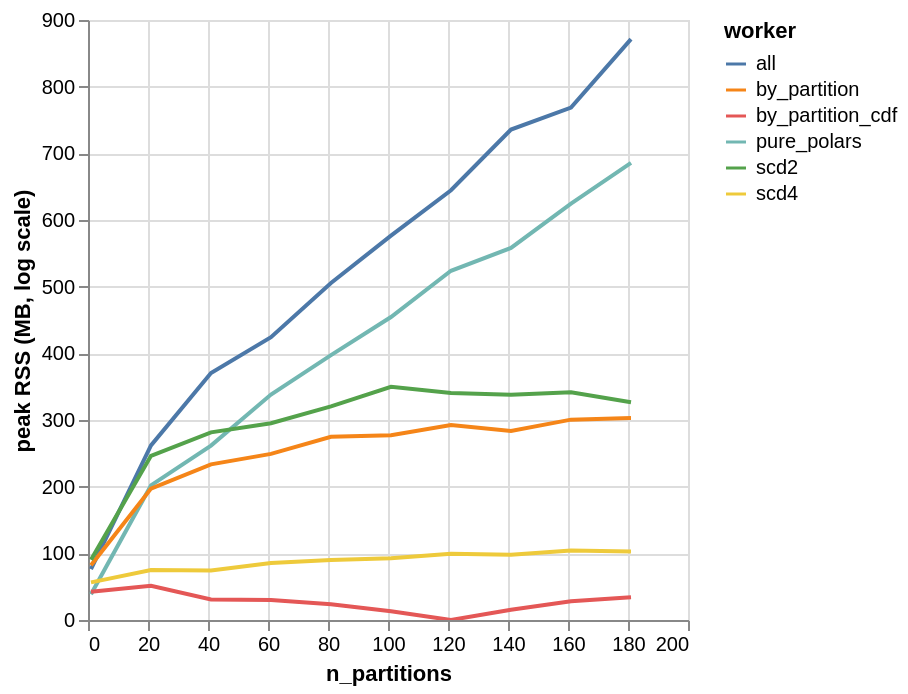

The cell this chart's notebook holds for it:
### Code cell
import altair as alt

results_df.plot.line().encode(
    x=alt.X("n_partitions", title="n_partitions"),
    y=alt.Y("peak_rss_mb", title="peak RSS (MB, log scale)"),
    color="worker",
)

### Figure 1 — Vega-Lite specification as saved in the notebook (floating-point values rounded to 4 significant figures)
{"config": {"view": {"continuousWidth": 300, "continuousHeight": 300}}, "data": {"name": "data-d46b2c2ff8d7284430ddf61f6ac2b223"}, "mark": {"type": "line", "tooltip": true}, "encoding": {"color": {"field": "worker", "type": "nominal"}, "x": {"field": "n_partitions", "title": "n_partitions", "type": "quantitative"}, "y": {"field": "peak_rss_mb", "title": "peak RSS (MB, log scale)", "type": "quantitative"}}, "params": [{"name": "param_1e9efca18e7a2868", "select": {"type": "interval", "encodings": ["x", "y"]}, "bind": "scales"}], "$schema": "https://vega.github.io/schema/vega-lite/v6.4.1.json", "datasets": {"data-d46b2c2ff8d7284430ddf61f6ac2b223": [{"peak_rss_mb": 38.73, "dataset_size_mb": 2.289, "worker": "pure_polars", "n_partitions": 1, "rows_per_partition": 100000}, {"peak_rss_mb": 76.33, "dataset_size_mb": 2.289, "worker": "all", "n_partitions": 1, "rows_per_partition": 100000}, {"peak_rss_mb": 82.28, "dataset_size_mb": 2.289, "worker": "by_partition", "n_partitions": 1, "rows_per_partition": 100000}, {"peak_rss_mb": 90.42, "dataset_size_mb": 2.289, "worker": "scd2", "n_partitions": 1, "rows_per_partition": 100000}, {"peak_rss_mb": 56.41, "dataset_size_mb": 2.289, "worker": "scd4", "n_partitions": 1, "rows_per_partition": 100000}, {"peak_rss_mb": 42.3, "dataset_size_mb": 2.003, "worker": "by_partition_cdf", "n_partitions": 1, "rows_per_partition": 100000}, {"peak_rss_mb": 201.9, "dataset_size_mb": 49.11, "worker": "pure_polars", "n_partitions": 21, "rows_per_partition": 100000}, {"peak_rss_mb": 262.0, "dataset_size_mb": 49.11, "worker": "all", "n_partitions": 21, "rows_per_partition": 100000}, {"peak_rss_mb": 197.2, "dataset_size_mb": 49.11, "worker": "by_partition", "n_partitions": 21, "rows_per_partition": 100000}, {"peak_rss_mb": 246.3, "dataset_size_mb": 49.11, "worker": "scd2", "n_partitions": 21, "rows_per_partition": 100000}, {"peak_rss_mb": 75.0, "dataset_size_mb": 49.11, "worker": "scd4", "n_partitions": 21, "rows_per_partition": 100000}, {"peak_rss_mb": 51.44, "dataset_size_mb": 43.11, "worker": "by_partition_cdf", "n_partitions": 21, "rows_per_partition": 100000}, {"peak_rss_mb": 261.6, "dataset_size_mb": 96.8, "worker": "pure_polars", "n_partitions": 41, "rows_per_partition": 100000}, {"peak_rss_mb": 370.6, "dataset_size_mb": 96.8, "worker": "all", "n_partitions": 41, "rows_per_partition": 100000}, {"peak_rss_mb": 233.4, "dataset_size_mb": 96.8, "worker": "by_partition", "n_partitions": 41, "rows_per_partition": 100000}, {"peak_rss_mb": 281.5, "dataset_size_mb": 96.8, "worker": "scd2", "n_partitions": 41, "rows_per_partition": 100000}, {"peak_rss_mb": 74.36, "dataset_size_mb": 96.8, "worker": "scd4", "n_partitions": 41, "rows_per_partition": 100000}, {"peak_rss_mb": 30.84, "dataset_size_mb": 85.07, "worker": "by_partition_cdf", "n_partitions": 41, "rows_per_partition": 100000}, {"peak_rss_mb": 338.1, "dataset_size_mb": 144.5, "worker": "pure_polars", "n_partitions": 61, "rows_per_partition": 100000}, {"peak_rss_mb": 424.3, "dataset_size_mb": 144.5, "worker": "all", "n_partitions": 61, "rows_per_partition": 100000}, {"peak_rss_mb": 249.2, "dataset_size_mb": 144.5, "worker": "by_partition", "n_partitions": 61, "rows_per_partition": 100000}, {"peak_rss_mb": 295.1, "dataset_size_mb": 144.5, "worker": "scd2", "n_partitions": 61, "rows_per_partition": 100000}, {"peak_rss_mb": 85.5, "dataset_size_mb": 144.5, "worker": "scd4", "n_partitions": 61, "rows_per_partition": 100000}, {"peak_rss_mb": 30.0, "dataset_size_mb": 127.0, "worker": "by_partition_cdf", "n_partitions": 61, "rows_per_partition": 100000}, {"peak_rss_mb": 397.3, "dataset_size_mb": 192.2, "worker": "pure_polars", "n_partitions": 81, "rows_per_partition": 100000}, {"peak_rss_mb": 505.6, "dataset_size_mb": 192.2, "worker": "all", "n_partitions": 81, "rows_per_partition": 100000}, {"peak_rss_mb": 274.9, "dataset_size_mb": 192.2, "worker": "by_partition", "n_partitions": 81, "rows_per_partition": 100000}, {"peak_rss_mb": 320.4, "dataset_size_mb": 192.2, "worker": "scd2", "n_partitions": 81, "rows_per_partition": 100000}, {"peak_rss_mb": 90.09, "dataset_size_mb": 192.2, "worker": "scd4", "n_partitions": 81, "rows_per_partition": 100000}, {"peak_rss_mb": 23.62, "dataset_size_mb": 169.0, "worker": "by_partition_cdf", "n_partitions": 81, "rows_per_partition": 100000}, {"peak_rss_mb": 454.5, "dataset_size_mb": 239.9, "worker": "pure_polars", "n_partitions": 101, "rows_per_partition": 100000}, {"peak_rss_mb": 576.5, "dataset_size_mb": 239.9, "worker": "all", "n_partitions": 101, "rows_per_partition": 100000}, {"peak_rss_mb": 277.2, "dataset_size_mb": 239.9, "worker": "by_partition", "n_partitions": 101, "rows_per_partition": 100000}, {"peak_rss_mb": 349.8, "dataset_size_mb": 239.9, "worker": "scd2", "n_partitions": 101, "rows_per_partition": 100000}, {"peak_rss_mb": 92.47, "dataset_size_mb": 239.9, "worker": "scd4", "n_partitions": 101, "rows_per_partition": 100000}, {"peak_rss_mb": 13.08, "dataset_size_mb": 211.0, "worker": "by_partition_cdf", "n_partitions": 101, "rows_per_partition": 100000}, {"peak_rss_mb": 523.9, "dataset_size_mb": 289.5, "worker": "pure_polars", "n_partitions": 121, "rows_per_partition": 100000}, {"peak_rss_mb": 644.6, "dataset_size_mb": 289.5, "worker": "all", "n_partitions": 121, "rows_per_partition": 100000}, {"peak_rss_mb": 292.5, "dataset_size_mb": 289.5, "worker": "by_partition", "n_partitions": 121, "rows_per_partition": 100000}, {"peak_rss_mb": 340.5, "dataset_size_mb": 289.5, "worker": "scd2", "n_partitions": 121, "rows_per_partition": 100000}, {"peak_rss_mb": 99.22, "dataset_size_mb": 289.5, "worker": "scd4", "n_partitions": 121, "rows_per_partition": 100000}, {"peak_rss_mb": 0.0, "dataset_size_mb": 254.9, "worker": "by_partition_cdf", "n_partitions": 121, "rows_per_partition": 100000}, {"peak_rss_mb": 558.1, "dataset_size_mb": 339.1, "worker": "pure_polars", "n_partitions": 141, "rows_per_partition": 100000}, {"peak_rss_mb": 735.6, "dataset_size_mb": 339.1, "worker": "all", "n_partitions": 141, "rows_per_partition": 100000}, {"peak_rss_mb": 283.6, "dataset_size_mb": 339.1, "worker": "by_partition", "n_partitions": 141, "rows_per_partition": 100000}, {"peak_rss_mb": 337.9, "dataset_size_mb": 339.1, "worker": "scd2", "n_partitions": 141, "rows_per_partition": 100000}, {"peak_rss_mb": 97.92, "dataset_size_mb": 339.1, "worker": "scd4", "n_partitions": 141, "rows_per_partition": 100000}, {"peak_rss_mb": 15.5, "dataset_size_mb": 298.8, "worker": "by_partition_cdf", "n_partitions": 141, "rows_per_partition": 100000}, {"peak_rss_mb": 624.5, "dataset_size_mb": 388.7, "worker": "pure_polars", "n_partitions": 161, "rows_per_partition": 100000}, {"peak_rss_mb": 768.5, "dataset_size_mb": 388.7, "worker": "all", "n_partitions": 161, "rows_per_partition": 100000}, {"peak_rss_mb": 300.5, "dataset_size_mb": 388.7, "worker": "by_partition", "n_partitions": 161, "rows_per_partition": 100000}, {"peak_rss_mb": 341.5, "dataset_size_mb": 388.7, "worker": "scd2", "n_partitions": 161, "rows_per_partition": 100000}, {"peak_rss_mb": 104.2, "dataset_size_mb": 388.7, "worker": "scd4", "n_partitions": 161, "rows_per_partition": 100000}, {"peak_rss_mb": 27.97, "dataset_size_mb": 342.7, "worker": "by_partition_cdf", "n_partitions": 161, "rows_per_partition": 100000}, {"peak_rss_mb": 685.6, "dataset_size_mb": 438.3, "worker": "pure_polars", "n_partitions": 181, "rows_per_partition": 100000}, {"peak_rss_mb": 871.4, "dataset_size_mb": 438.3, "worker": "all", "n_partitions": 181, "rows_per_partition": 100000}, {"peak_rss_mb": 302.9, "dataset_size_mb": 438.3, "worker": "by_partition", "n_partitions": 181, "rows_per_partition": 100000}, {"peak_rss_mb": 326.6, "dataset_size_mb": 438.3, "worker": "scd2", "n_partitions": 181, "rows_per_partition": 100000}, {"peak_rss_mb": 102.8, "dataset_size_mb": 438.3, "worker": "scd4", "n_partitions": 181, "rows_per_partition": 100000}, {"peak_rss_mb": 34.27, "dataset_size_mb": 386.5, "worker": "by_partition_cdf", "n_partitions": 181, "rows_per_partition": 100000}]}}
